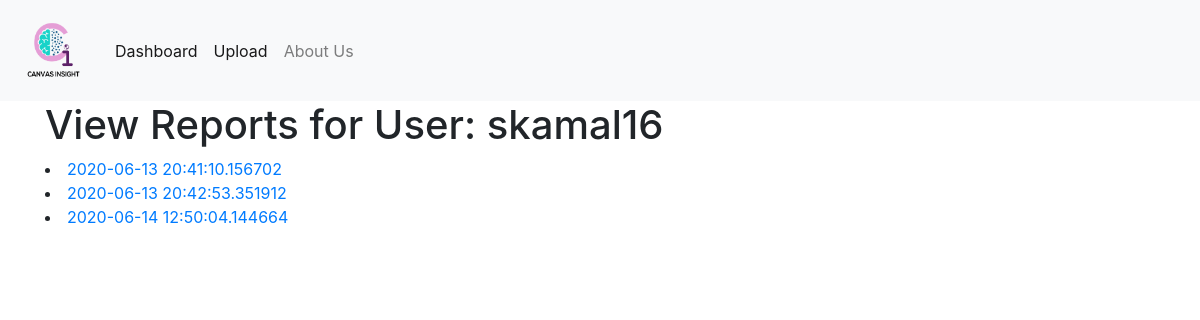
The page /user/1 on the database as committed earlier.
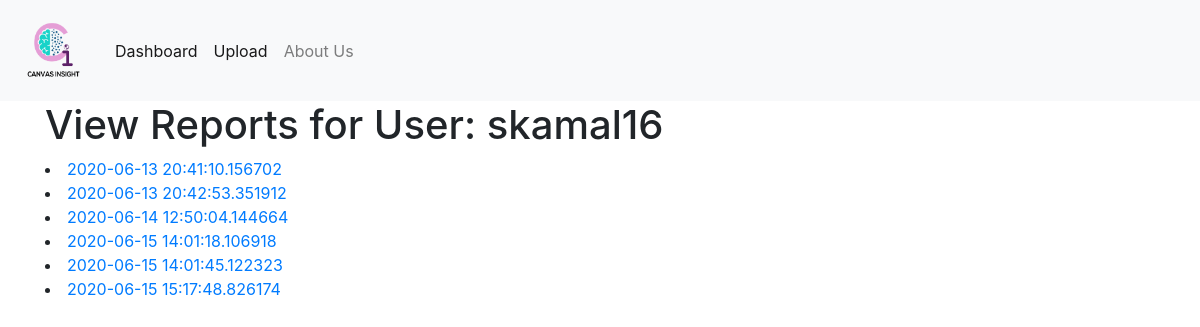
The same page on the database as committed later.
### app/models.py (models this page shows, shortened)
class Report(db.Model):
    id = db.Column(db.Integer, primary_key=True)
    data = db.Column(db.String(64))
    timestamp = db.Column(db.DateTime, index=True, default=datetime.utcnow)
    user_id = db.Column(db.Integer, db.ForeignKey('user.id'))
    image = db.relationship('Image', backref='report', lazy='dynamic')

### app/routes.py (the view)
@app.route('/user/<user_id>')
def user(user_id):
    user = User.query.get(user_id)
    reports = user.reports.all()
    return render_template('user.html', title = 'User', username = user.username, reports = reports)

### app/templates/user.html
{% extends "base.html" %} {% block content %}
<div class="container">
    <h1>View Reports for User: {{ username }}</h1>
    <div>
        {% for report in reports %}
        <li><a href="{{ url_for('report', report_id = report.id) }}">{{ report.timestamp }}</a></li>
        {% endfor %}
    </div>
</div>
{% endblock %}

Rows that differ between the two databases and show on the page:
now on this page (row edited): Report: timestamp "2020-06-15 14:01:18.106918"
added Report: timestamp "2020-06-15 14:01:45.122323"
added Report: timestamp "2020-06-15 15:17:48.826174"
